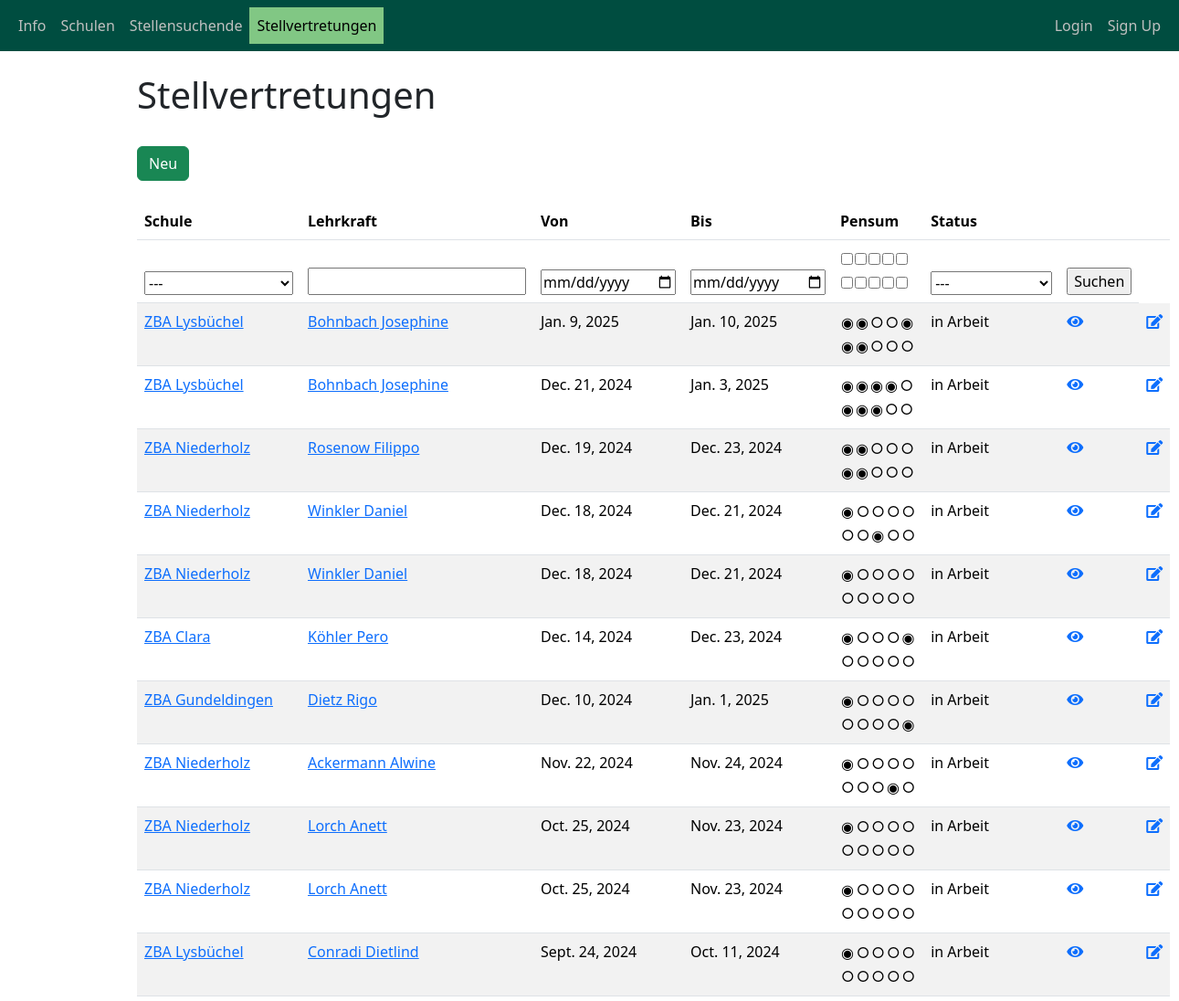
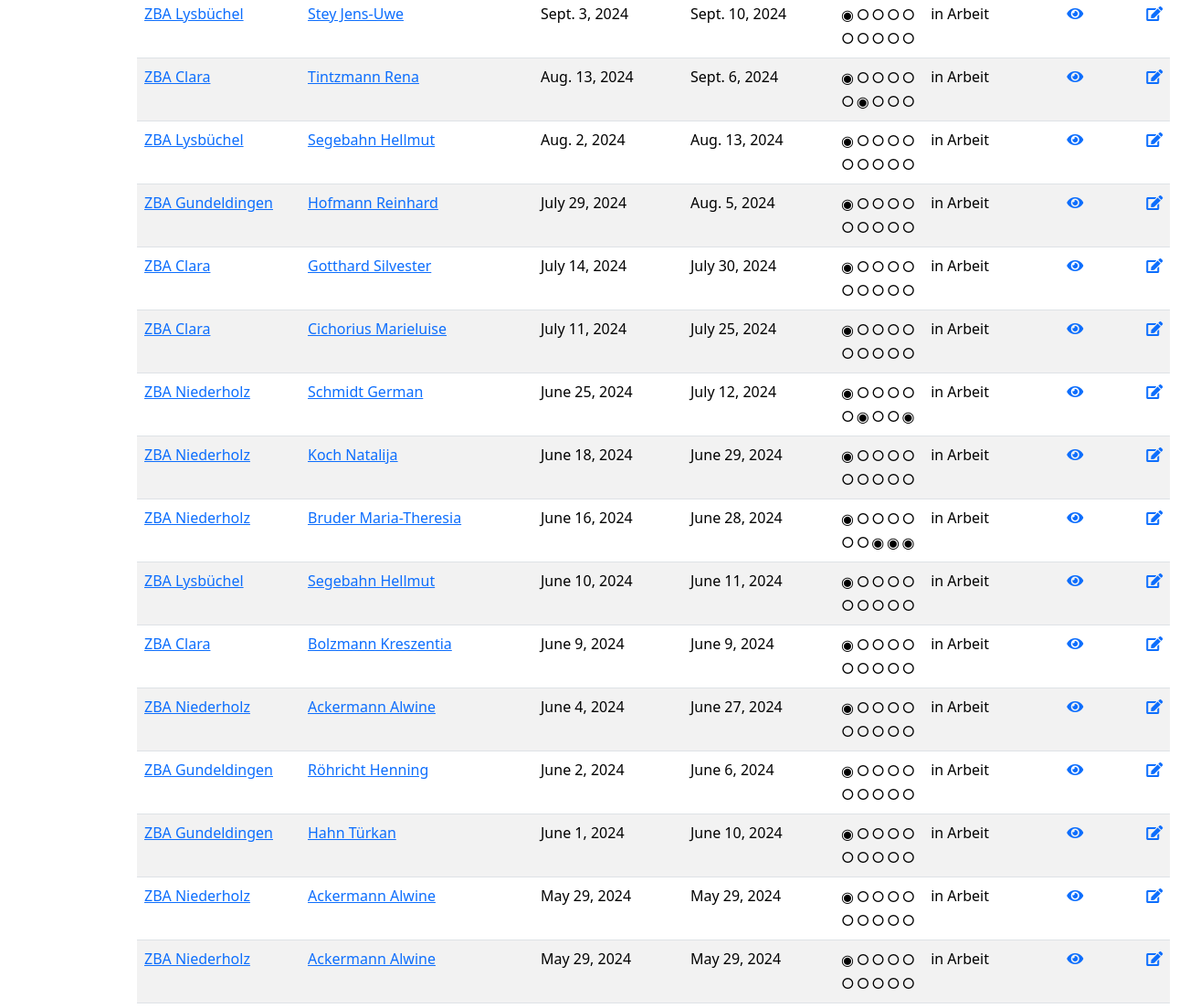
Page /school_management/substitutions/ (upper part) on the earlier database version (2 pictures, top to bottom).
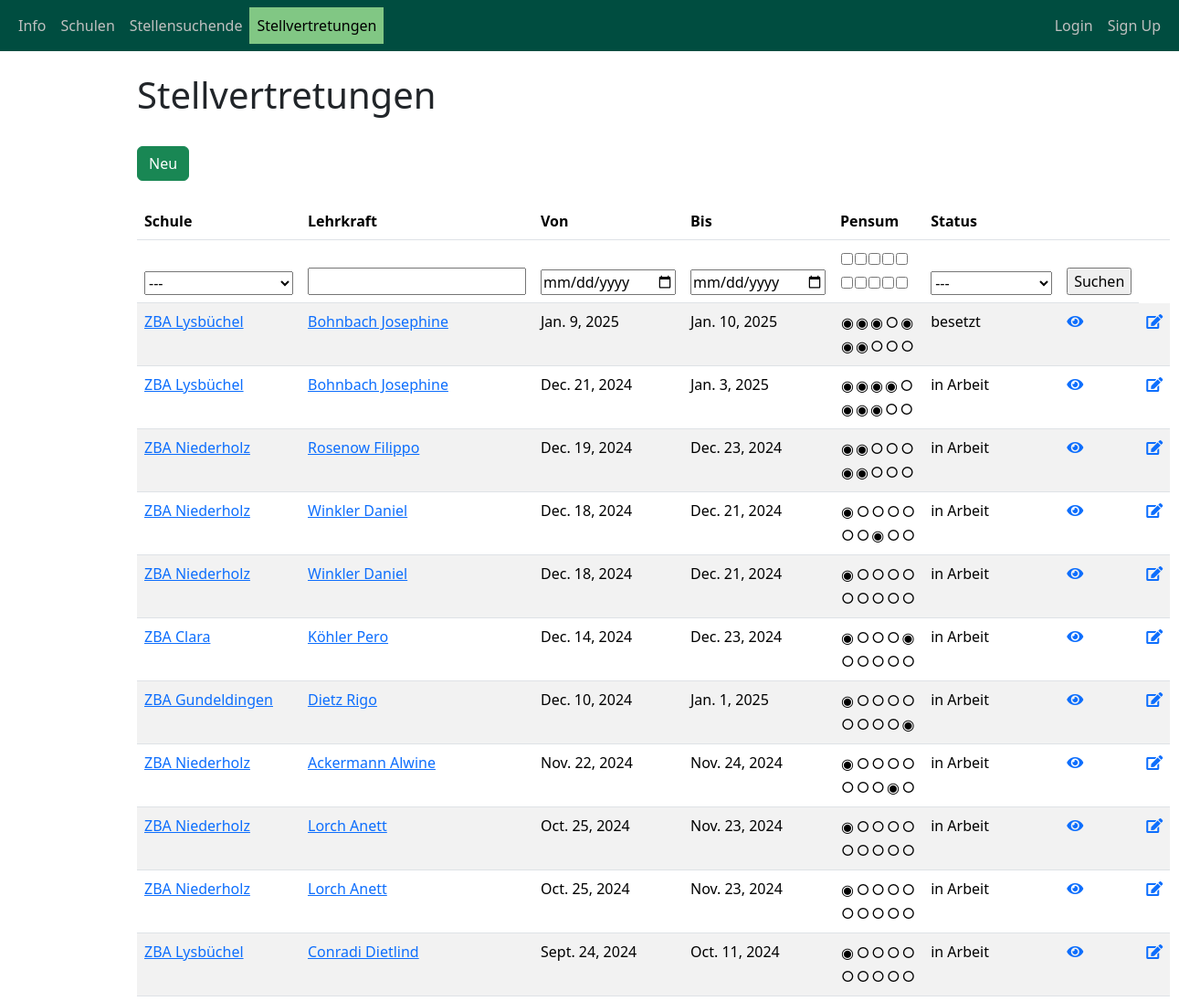
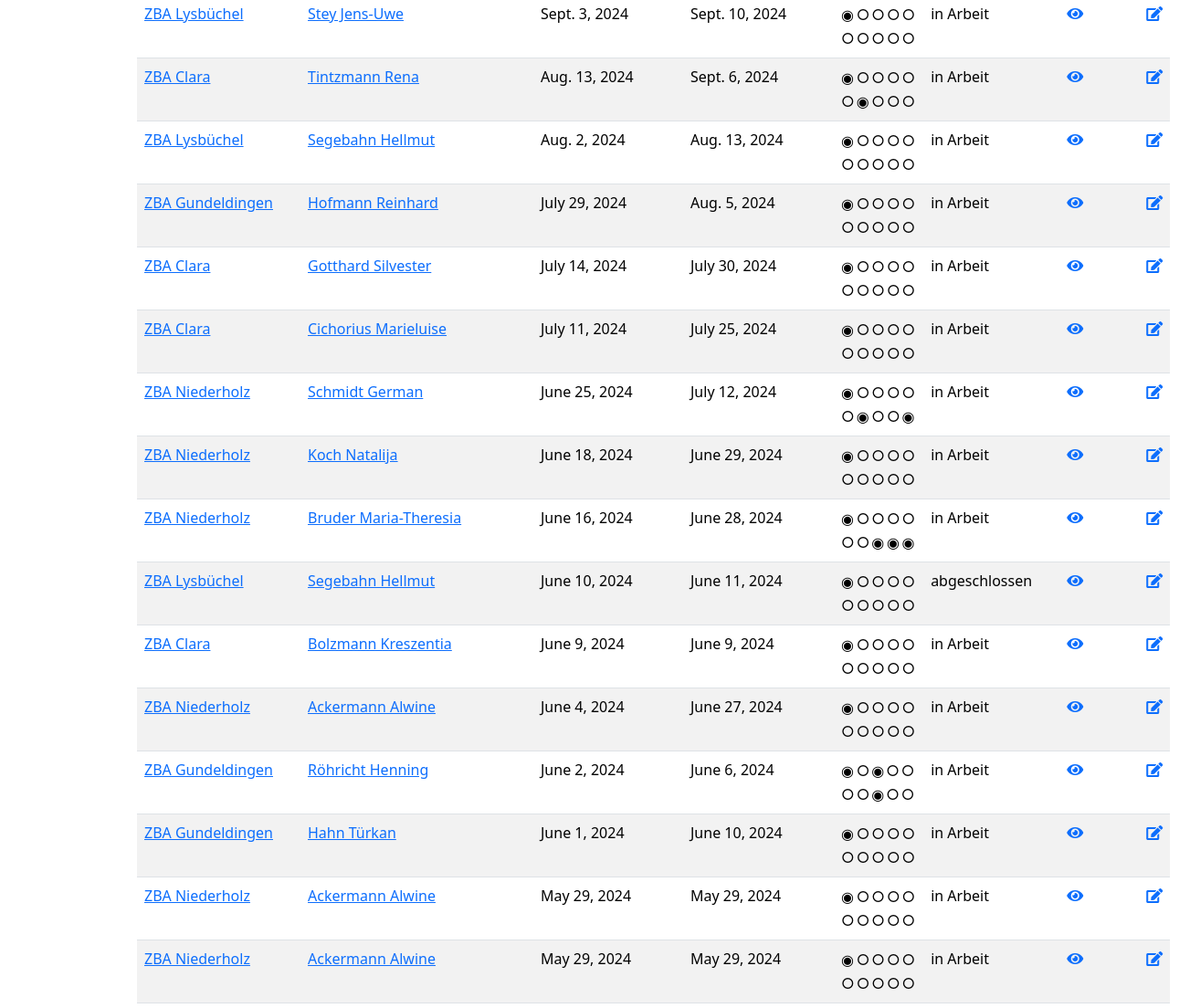
Same page on the later database version (2 pictures, top to bottom).
### school_management/models.py (models this page shows, shortened)
class Substitution(models.Model):
    school = models.ForeignKey(School, on_delete=models.CASCADE, related_name="substitution_schools", verbose_name="Schule")
    teacher = models.ForeignKey(
        Person, on_delete=models.CASCADE, related_name="teacher_substitutions", verbose_name="Lehrkraft"
    )
    start_date = models.DateField(verbose_name="Fällt aus von")
    end_date = models.DateField(verbose_name="Fällt aus bis")
    cause = models.ForeignKey(SubstitutionCause(), on_delete=models.CASCADE, related_name="substitution_causes", verbose_name="Begründung")
    partial_substitution_possible = models.BooleanField(verbose_name="Teilübernahme", default=False)
    comment_subsitution = models.TextField(verbose_name="Anmerkung zum Vikariat", blank=True, max_length=500)
    comment_class = models.TextField(verbose_name="Anmerkung zur Klasse", blank=True, max_length=500)
    minimum_qualification = models.ForeignKey(Qualification, on_delete=models.CASCADE, related_name="substitution_certificates", verbose_name="Mindestabschluss", default=1)
    classes = models.TextField(verbose_name="Klassen", blank=True, max_length=500)
    mo_am = models.BooleanField(verbose_name="Montag Vormittag", default=False)
    mo_pm = models.BooleanField(verbose_name="Montag Nachmittag", default=False)
    tu_am = models.BooleanField(verbose_name="Dienstag Vormittag", default=False)
    tu_pm = models.BooleanField(verbose_name="Dienstag Nachmittag", default=False)
    we_am = models.BooleanField(verbose_name="Mittwoch Vormittag", default=False)
    we_pm = models.BooleanField(verbose_name="Mittwoch Nachmittag", default=False)
    th_am = models.BooleanField(verbose_name="Donnerstag Vormittag", default=False)
    th_pm = models.BooleanField(verbose_name="Donnerstag Nachmittag", default=False)
    fr_am = models.BooleanField(verbose_name="Freitag Vormittag", default=False)
    fr_pm = models.BooleanField(verbose_name="Freitag Nachmittag", default=False)
    status = models.ForeignKey(
        SubstitutionStatus,
        on_delete=models.SET_DEFAULT,
        default=3,
        related_name="substitution_status",
        verbose_name="Status Besetzung Vikariat"
    )
    created_timestamp = models.DateTimeField(auto_now_add=True, null=True)
    class Meta:
        verbose_name = "Stellvertretung"
        verbose_name_plural = "Stellvertretungen"

class SubstitutionStatus(models.Model):
    name = models.CharField(max_length=255, verbose_name="Name")
    description = models.TextField(verbose_name="Beschreibung", blank=True)
    class Meta:
        verbose_name = "Status der Stellvertretung"
        verbose_name_plural = "Status der Stellvertretungen"
        ordering = ['name']

class School(models.Model):
    name = models.CharField(max_length=255, verbose_name="Standort")
    level = models.ForeignKey(
        Level,
        on_delete=models.CASCADE,
        verbose_name="Stufe",
        related_name="levels",
        default=1,
    )
    address = models.CharField(max_length=255, verbose_name="Adresse")
    url = models.URLField(verbose_name="Webseite", blank=True)
    location = models.ForeignKey(
        Location,
        on_delete=models.CASCADE,
        verbose_name="Ort",
        related_name="locations",
        default=1,
    )
    plz = models.IntegerField(verbose_name="Postleitzahl", default=4000)
    class Meta:
        verbose_name = "Standort"
        verbose_name_plural = "Standorte"
        ordering = ['name']

class Person(models.Model):
    school = models.ForeignKey(School, on_delete=models.CASCADE, related_name="person_schools", default=1)
    first_name = models.CharField(max_length=255, verbose_name="Vorname")
    last_name = models.CharField(max_length=255, verbose_name="Nachname")
    email = models.EmailField(verbose_name="Email", blank=True)
    phone_number = models.CharField(
        max_length=20, verbose_name="Telefonnummer", blank=True
    )
    year_of_birth = models.CharField(
        max_length=255, verbose_name="Jahrgang", blank=True
    )
    is_teacher = models.BooleanField(verbose_name="LehrerIn", default=False)
    is_candidate = models.BooleanField(verbose_name="KandidatIn für Stellvertretung", default=False)
    is_manager = models.BooleanField(
        verbose_name="Leitung/Administration",
        default=False
    )
    available_from_date = models.DateField(
        verbose_name="Verfügbar ab", blank=True, null=True
    )
    available_to_date = models.DateField(
        verbose_name="Verfügbar ab", blank=True, null=True
    )
    availability_mo_am = models.BooleanField(verbose_name="Montag Vormittag", default=False)
    availability_tu_am = models.BooleanField(verbose_name="Dienstag Vormittag", default=False)
    availability_we_am = models.BooleanField(verbose_name="Mittwoch Vormittag", default=False)
    availability_th_am = models.BooleanField(verbose_name="Donnerstag Vormittag", default=False)
    availability_fr_am = models.BooleanField(verbose_name="Freitag Vormittag", default=False)
    availability_mo_pm = models.BooleanField(verbose_name="Montag Nachmittag", default=False)
    availability_tu_pm = models.BooleanField(verbose_name="Dienstag Nachmittag", default=False)
    availability_we_pm = models.BooleanField(verbose_name="Mittwoch Nachmittag", default=False)
    availability_th_pm = models.BooleanField(verbose_name="Donnerstag Nachmittag", default=False)
    availability_fr_pm = models.BooleanField(verbose_name="Freitag Nachmittag", default=False)
    availability_comment = models.TextField(
        max_length=500, verbose_name="Bemerkungen zur Verfügbarkeit", blank=True
    )
    gender = models.ForeignKey('Gender', on_delete=models.CASCADE, verbose_name="Geschlecht", default=1)
    description = models.TextField(
        max_length=500, verbose_name="Bemerkungen", blank=True
    )
    subjects = models.ManyToManyField('Subject', related_name='person_subjects', blank=True)  # Many-to-many relationship
    @property
    def fullname(self):
        return f"{self.last_name} {self.first_name}"
    class Meta:
        verbose_name = "Person"
        verbose_name_plural = "Personen"
        ordering = ['last_name', 'first_name']

### school_management/views.py (the view)
# urls.py: path("substitutions/", SubstitutionListView.as_view(), name="substitution_list"),
class SubstitutionListView(ListView):
    model = Substitution
    context_object_name = (
        "substitutions"  # The name of the variable to be used in the template
    )
    template_name = "school_management/substitution_list.html"  # Path to the template
    def get_context_data(self, **kwargs):
        context = super().get_context_data(**kwargs)
        context["status"] = (
            SubstitutionStatus.objects.all()
        )  # Pass all locations to the template
        context["schools"] = School.objects.all()  # Pass all locations to the template
        return context
    def get_queryset(self):
        queryset = super().get_queryset()
        school_filter = self.request.GET.get("school_filter", "")
        teacher_filter = self.request.GET.get("teacher_filter", "")
        date_from_filter = self.request.GET.get("date_from_filter", "")
        date_to_filter = self.request.GET.get("date_to_filter", "")
        status_filter = self.request.GET.get("status_filter", "")
        day_filters = {
            'mo_am_filter': self.request.GET.get('mo_am_filter'),
            'tu_am_filter': self.request.GET.get('tu_am_filter'),
            'we_am_filter': self.request.GET.get('we_am_filter'),
            'th_am_filter': self.request.GET.get('th_am_filter'),
            'fr_am_filter': self.request.GET.get('fr_am_filter'),
            'mo_pm_filter': self.request.GET.get('mo_pm_filter'),
            'tu_pm_filter': self.request.GET.get('tu_pm_filter'),
            'we_pm_filter': self.request.GET.get('we_pm_filter'),
            'th_pm_filter': self.request.GET.get('th_pm_filter'),
            'fr_pm_filter': self.request.GET.get('fr_pm_filter'),
        }
        print(school_filter)
        if school_filter:
            queryset = queryset.filter(school_id=school_filter)
        if teacher_filter:
            queryset = queryset.filter(
                teacher__name__icontains=teacher_filter
            )
        if date_from_filter:
            queryset = queryset.filter(start_date__gt=date_from_filter)
        if date_to_filter:
            queryset = queryset.filter(end_date__lt=date_to_filter)
        if status_filter:
            queryset = queryset.filter(status_id=status_filter)
        for key, value in day_filters.items():
            if value == '1':
                field_name = key.replace('_filter', '')
                queryset = queryset.filter(**{field_name: True})
        queryset = queryset.order_by("-start_date")
        return queryset

### templates/school_management/substitution_list.html (shortened to what the changed rows need)
{% extends "base.html" %}
{% block content %}
<div class="table-container">
    <h1>Stellvertretungen</h2>
    <br>
    <a href="{% url 'substitution_create' %}" class="btn btn-success">Neu</a>
    <br><br>
    <form method="get" action="">
      <table class="table table-striped">
        <thead>
            <tr>
                <th>Schule</th>
                <th>Lehrkraft</th>
                <th>Von</th>
                <th>Bis</th>
                <th>Pensum</th>
                <th>Status</th>
                <th></th>
                <th></th>
            </tr>
            <tr>
              <th>
                <select name="school_filter">
                  <option value="">---</option>
                </select>
              </th>
              <th><input type="text" name="teacher_filter" value="{{ request.GET.teacher_filter }}"></th>
              <th>
                <input type="date" name="date_from_filter" value="{{ request.GET.date_from_filter }}"></th>
              <th>
                <input type="date" name="date_to_filter" value="{{ request.GET.date_to_filter }}">
              </th>
              <th>
                <table>
                  <tr>
                      <td><input type="checkbox" name="mo_am_filter" value="1" {% if request.GET.mo_am_filter %}checked{% endif %}></td>
                      <td><input type="checkbox" name="tu_am_filter" value="1" {% if request.GET.tu_am_filter %}checked{% endif %}></td>
                      <td><input type="checkbox" name="we_am_filter" value="1" {% if request.GET.we_am_filter %}checked{% endif %}></td>
                      <td><input type="checkbox" name="th_am" value="1" {% if request.GET.th_am_filter %}checked{% endif %}></td>
                      <td><input type="checkbox" name="fr_am_filter" value="1" {% if request.GET.fr_am_filter %}checked{% endif %}></td>
                  </tr>
                  <tr>
                    <td><input type="checkbox" name="mo_pm_filter" value="1" {% if request.GET.mo_pm_filter %}checked{% endif %}></td>
                    <td><input type="checkbox" name="tu_pm_filter" value="1" {% if request.GET.tu_pm_filter %}checked{% endif %}></td>
                    <td><input type="checkbox" name="we_pm_filter" value="1" {% if request.GET.we_pm_filter %}checked{% endif %}></td>
                    <td><input type="checkbox" name="th_pm_filter" value="1" {% if request.GET.th_pm_filter %}checked{% endif %}></td>
                    <td><input type="checkbox" name="fr_pm_filter" value="1" {% if request.GET.fr_pm_filter %}checked{% endif %}></td>
                </tr>
              </table>
              </th>
              <th>
              <select name="status_filter">
                <option value="">---</option>
              </select>
            </th>
              <th><input type="submit" value="Suchen"></th>
          </tr>
          </thead>
        <tbody>
            {% for substitution in substitutions %}
            <tr>
              <td>
                <a href="{% url 'school_detail' pk=substitution.school.pk %}">{{ substitution.school.name }}</a>
              </td>
                <td><a href="{% url 'teacher_detail' pk=substitution.pk %}">{{ substitution.teacher.fullname }}</a></td>
                <td>{{ substitution.start_date }}</td>
                <td>{{ substitution.end_date }}</td>
                <td>
                  <table>
                    <tr>
                        <td>{% if substitution.mo_am %}◉{% else %}○{% endif %}</td>
                        <td>{% if substitution.tu_am %}◉{% else %}○{% endif %}</td>
                        <td>{% if substitution.we_am %}◉{% else %}○{% endif %}</td>
                        <td>{% if substitution.th_am %}◉{% else %}○{% endif %}</td>
                        <td>{% if substitution.fr_am %}◉{% else %}○{% endif %}</td>
                    </tr>
                    <tr>
                      <td>{% if substitution.mo_pm %}◉{% else %}○{% endif %}</td>
                      <td>{% if substitution.tu_pm %}◉{% else %}○{% endif %}</td>
                      <td>{% if substitution.we_pm %}◉{% else %}○{% endif %}</td>
                      <td>{% if substitution.th_pm %}◉{% else %}○{% endif %}</td>
                      <td>{% if substitution.fr_pm %}◉{% else %}○{% endif %}</td>
                  </tr>
                </table>
                </td>
                <td>{{ substitution.status.name }}</td>
                <td><a href="{% url 'substitution_detail' pk=substitution.pk %}" title="Stellvertretung ansehen"><i class="fas fa-eye"></i></a></td>
                <td><a href="{% url 'substitution_edit' pk=substitution.pk %}" title="Stellvertretung editieren"><i class="fas fa-edit"></i></a></td>
            </tr>
            {% endfor %}
        </tbody>
    </table>
  </form>
  </div>
  {% endblock %}

Differences in the rows shown:
changed Substitution: status.name "in Arbeit" → "besetzt"; we_am "○" → "◉"
changed Substitution: status.name "in Arbeit" → "abgeschlossen"
changed Substitution "June 2, 2024": we_am "○" → "◉"; we_pm "○" → "◉"
